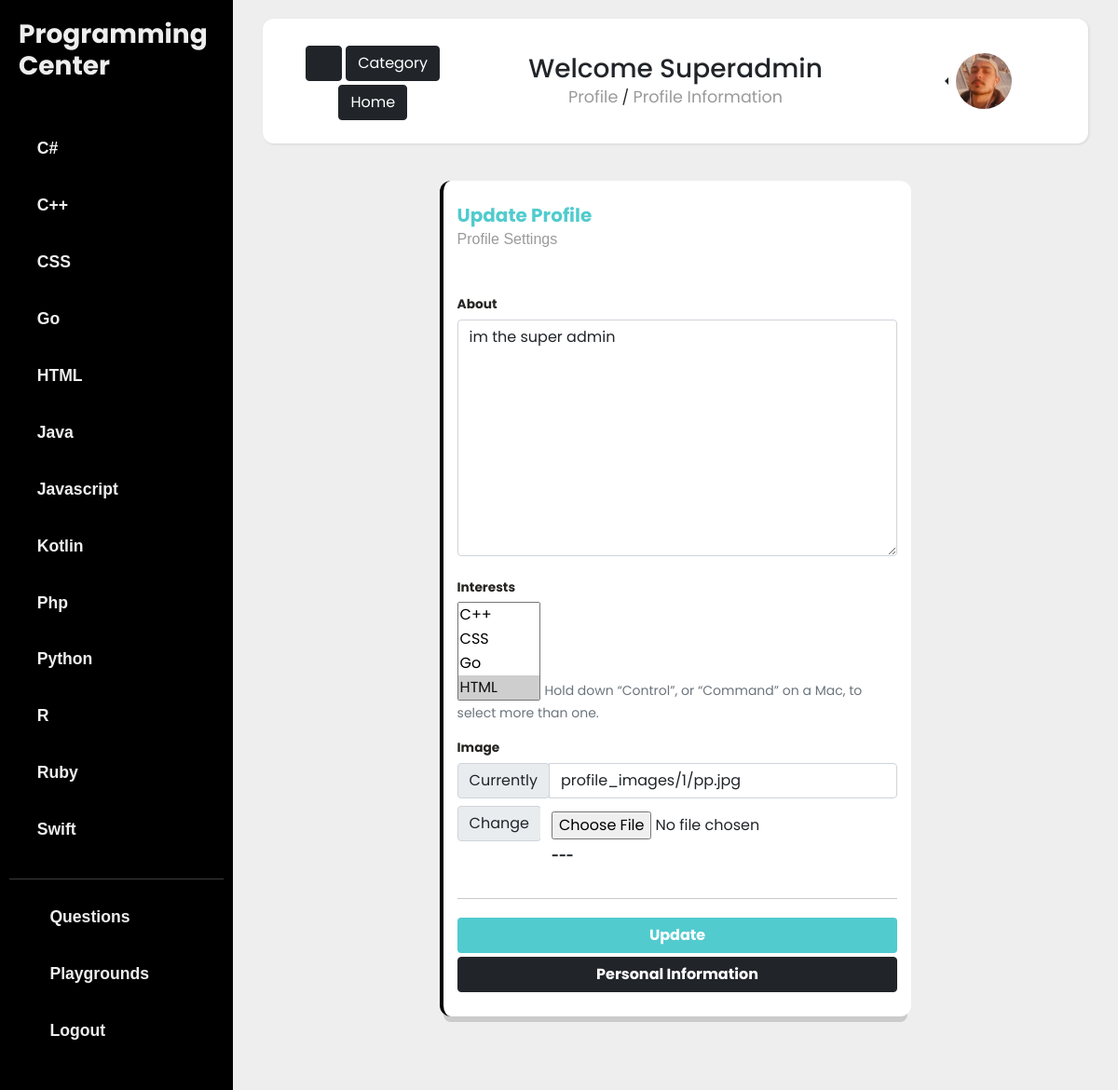
The app's page /account/superadmin-profile/profile_information/update/ (signed in) with its own data.
### programmingLanguage/models.py (models this page shows)
class Language(models.Model):
    name = models.CharField(max_length=100, unique=True)
    slug = models.SlugField(max_length=10, unique=True)
    category = TreeManyToManyField(Category, related_name='lang_category')
    detail = RichTextField(blank=True, null=True)
    class Meta:
        ordering = ['name']
    def __str__(self):
        return self.name

### account/models.py (models this page shows, shortened)
class Profile(models.Model):
    user = models.OneToOneField(UserBase, on_delete=models.CASCADE)
    interests = models.ManyToManyField(Language, related_name='user_interests', blank=True)
    slug = models.SlugField(max_length=150, unique=True)
    about = models.TextField(blank=True)
    image = models.ImageField(default='avatar.png', upload_to=user_directory_path)
    stars = models.ManyToManyField(UserBase, related_name='star', default=None, blank=True)
    star_count = models.BigIntegerField(default='0')

class UserBase(AbstractBaseUser, PermissionsMixin):
    email = models.EmailField('email address', unique=True)
    username = models.CharField(max_length=150, unique=True)
    first_name = models.CharField(max_length=150, blank=True)
    last_name = models.CharField(max_length=150, blank=True)
    slug = models.SlugField(max_length=150, unique=True)
    is_active = models.BooleanField(default=False)
    is_staff = models.BooleanField(default=False)
    created = models.DateTimeField(auto_now_add=True)
    updated = models.DateTimeField(auto_now=True)
    objects = CustomAccountManager()
    USERNAME_FIELD = 'email'
    REQUIRED_FIELDS = ['username']
    class Meta:
        verbose_name = 'Account'
        verbose_name_plural = 'Accounts'

### account/views.py (the view, shortened to what this page needs)
# urls.py: path('<slug:slug>/profile_information/update/', views.ProfileUpdateView.as_view(), name='profile_update'),
class ProfileUpdateView(LoginRequiredMixin, UserPassesTestMixin, UpdateView):
    model = Profile
    form_class = UpdateProfileForm
    template_name = 'account/profile/update_profile.html'
    def test_func(self):
            profile = self.get_object()
            return True if self.request.user == profile.user else False # one line if statement :)

### account/forms.py
class UpdateProfileForm(forms.ModelForm):
    class Meta:
        model = Profile
        fields = ['about', 'interests', 'image']
        help_texts = {'interests': "Hold down “Control”, or “Command” on a Mac, to select more than one."}
    def __init__(self, *args, **kwargs):
        super().__init__(*args,**kwargs)
        self.fields['about'].widget.attrs.update({'class':'mb-2'})
        self.fields['image'].widget.attrs.update({'class':'mb-2'})
        self.helper = FormHelper()
        self.helper.label_class = 'mt-3'

### programmingLanguage/views.py (called while the page is built)
def language_list(request):
    language_list = Language.objects.all()
    context = {
        'language_list': language_list
    }
    return context

### templates/account/profile/update_profile.html (shortened to what this page needs)
{% extends '../../basee.html' %}
{% load crispy_forms_tags %}
{% block content %}
<div class="container-fluid">
    <div class="row">
        <nav class="navbar">
            <div class=" col-lg-3 col--12" style="text-align: center; margin: 10px 0;">
                <button type="button" id="sidebarCollapse" class="btn btn-dark mt-1">
                    <i class="fas fa-align-left"></i>
                </button>
                <a href="{% url 'pl:category' %}" class="btn btn-dark mt-1">Category</a>
                <a href="{% url 'pl:home' %}" class="btn btn-dark mt-1">Home</a>
            </div>
            <div class=" col-lg-6 col-12" style="text-align: center; margin: 10px 0;">
                {% if request.user.is_authenticated %}
                <h3 class="mb-0">Welcome {{object.user.username|title}}</h3>
                {% endif %}
                <a href="{% url 'account:profile' object.slug %}" class="navigation ">Profile</a> /
                <a href="{% url 'account:profile_update' object.slug %}" class="navigation ">Profile Information</a>
            </div>
            <div class="col-lg-3 col-12" style="text-align: center; margin: 10px 0;">
                {% if request.user.is_authenticated %}
                <div class="btn-group  dropstart">
                    <a type="button" class="dropdown-toggle" data-bs-toggle="dropdown" data-toggle="dropdown"
                        aria-haspopup="true" aria-expanded="false">
                        <img src="{{ object.image.url }}" alt="" class="rounded-circle" width="60"
                            height="60">
                    </a>
                </div>
                {% endif %}
            </div>
        </nav>
    </div>
</div>
<div class="row justify-content-center">
    <div class="col-lg-7 col-md-12 col-sm-12">
        <div class="card card-border">
            <div class="card-header">
                <h5 class="card-title title mb-0">Update Profile</h5>
                <p class="card-category">profile settings</p>
            </div>
            <div class="card-body update">
                <form method="POST" enctype="multipart/form-data">
                        {{form.about|as_crispy_field}}
                        {{form.interests|as_crispy_field}}
                        {{form.image|as_crispy_field}}
                        <hr>
                        <button type="submit" class="btn col-12 my-1">Update</button>
                </form>
                <a class="btn btn-dark col-12 fw-bold" href="{% url 'account:user_update' object.user.slug %}">Personal Information</a></p>
            </div>
        </div>
    </div>
</div>
{% endblock %}

### templates/basee.html (shortened to what this page needs)
{% load static %}
<!doctype html>
<html lang="en">
<head>
    <link href="https://cdn.jsdelivr.net/npm/bootstrap@5.0.0-beta2/dist/css/bootstrap.min.css" rel="stylesheet"
>
    <link href="{% static 'fontawesome_free/css/all.min.css' %}" rel="stylesheet" type="text/css">
    <link rel="stylesheet" href="https://cdn.jsdelivr.net/gh/devicons/devicon@v2.10.1/devicon.min.css">
    <link href="{% static 'css/sidebar.css' %}" rel="stylesheet">
    <link href="{% static 'css/card.css' %}" rel="stylesheet">
    <link href="{% static 'css/card1.css' %}" rel="stylesheet">
</head>
<body>
    <div class="wrapper">
        <nav id="sidebar">
            <div class="sidebar-header">
                <a href="{% url 'pl:home' %}">
                <h3 class="fw-bold">Programming Center</h3>
                </a>
            </div>
            <ul class="components">
                {% for lang in language_list %}
                <li>
                    <a href="{% url 'pl:languages_detail' lang.slug %}">
                        <p class="fw-bold">{{lang.name}}</p>
                    </a>
                </li>
                {% endfor %}
                <hr>
                <li>
                    <a href="{% url 'question:question_list' %}">
                        <i class="fas fa-question y-icon"></i>
                        <p class="fw-bold">Questions</p>
                    </a>
                </li>
                <li>
                    <a href="{% url 'editor:home' %}">
                        <i class="fas fa-file-code game-icon"></i>
                        <p class="fw-bold">Playgrounds</p>
                    </a>
                </li>
                {% if request.user.is_authenticated %}
                <li>
                    <a href="{% url 'account:logout' %}">
                        <i class="fas fa-power-off web-icon"></i>
                        <p class="fw-bold">Logout</p>
                    </a>
                </li>
                {% endif %}
            </ul>
        </nav>
        <div id="content">
            <main class="container">
                {% block content %}
                {% endblock %}
            </main>
        </div>
    </div>
</body>
</html>

### static/css/sidebar.css (style rules this page uses)
:root { --mainColor: #fff; }
body { font-family: 'Poppins', sans-serif; background: #eee; }
p { font-family: sans-serif, 'Poppins'; font-size: 1em; font-weight: 300; line-height: 1.7em; }
a { color: inherit; text-decoration: none; transition: all 0.3s; }
.navbar { padding: 15px 10px; background: #fff; border: none; border-radius: 12px; margin-bottom: 40px; box-shadow: 1px 1px 3px rgba(0, 0, 0, 0.1); }
i, span { display: inline-block; }
.wrapper { display: flex; align-items: stretch; }
#sidebar { min-width: 250px; max-width: 250px; background: #000; color: #eee; transition: all 0.3s; }
#sidebar .sidebar-header { padding: 20px; background: #000; }
#sidebar ul.components { position: relative; padding: 20px 10px; }
#sidebar ul li a { padding: 10px 10px 5px; font-size: 1.1em; display: block; background: linear-gradient(to right, var(--mainColor) 0%, var(--mainColor) 100%); background-position: 0 0 ; background-repeat: repeat-x; background-size: 1px 0; transition: background-size .5s; }
#sidebar ul.components li a p { display: inline-block; margin-left: 15px; }
#content { width: 100%; padding: 20px; min-height: 100vh; transition: all 0.3s; }

### static/css/card.css (style rules this page uses)
.category, .card-category { text-transform: capitalize; font-weight: 400; color: #9A9A9A; font-size: 0.7142em; }
.card-category { font-size: 1em; }
.card { border-radius: 12px; box-shadow: 0 10px 0 -4px rgba(0, 0, 0, 0.15); background-color: #FFFFFF; color: #252422; margin-bottom: 20px; position: relative; border: 0 none; transition: transform 300ms cubic-bezier(0.34, 2, 0.6, 1), box-shadow 200ms ease; }
.update button { background-color: #51cbce; color: #fff; text-decoration: none; font-weight: 700; }
.card-border { border-left: 4px solid black; }
.card .card-body { padding: 15px 15px 10px 15px; }
.card .card-header { padding: 15px 15px 0; border: 0; }
.card .card-header:not([data-background-color]) { background-color: transparent; }
.card .card-header .card-title { margin-top: 10px; }
.title { font-weight: 700; color: #51cbce; }
.card label { font-size: 0.8571em; font-weight: 700; margin-bottom: 5px; }
a.navigation { color: #9A9A9A; font-size: 1.1rem; }
.web-icon { color: #d9534f; }
.game-icon { color: #5cb85c; }
.y-icon { color: #f0ad4e; }

### records on screen
Language: name "C#"
Language: name "C++"
Language: name "CSS"
Language: name "Go"
Language: name "HTML"
Language: name "Java"
Language: name "Javascript"
Language: name "Kotlin"
Language: name "Php"
Language: name "Python"
Language: name "R"
Language: name "Ruby"
Language: name "Swift"
Profile: user.username "Superadmin", image (picture), about "im the super admin"
